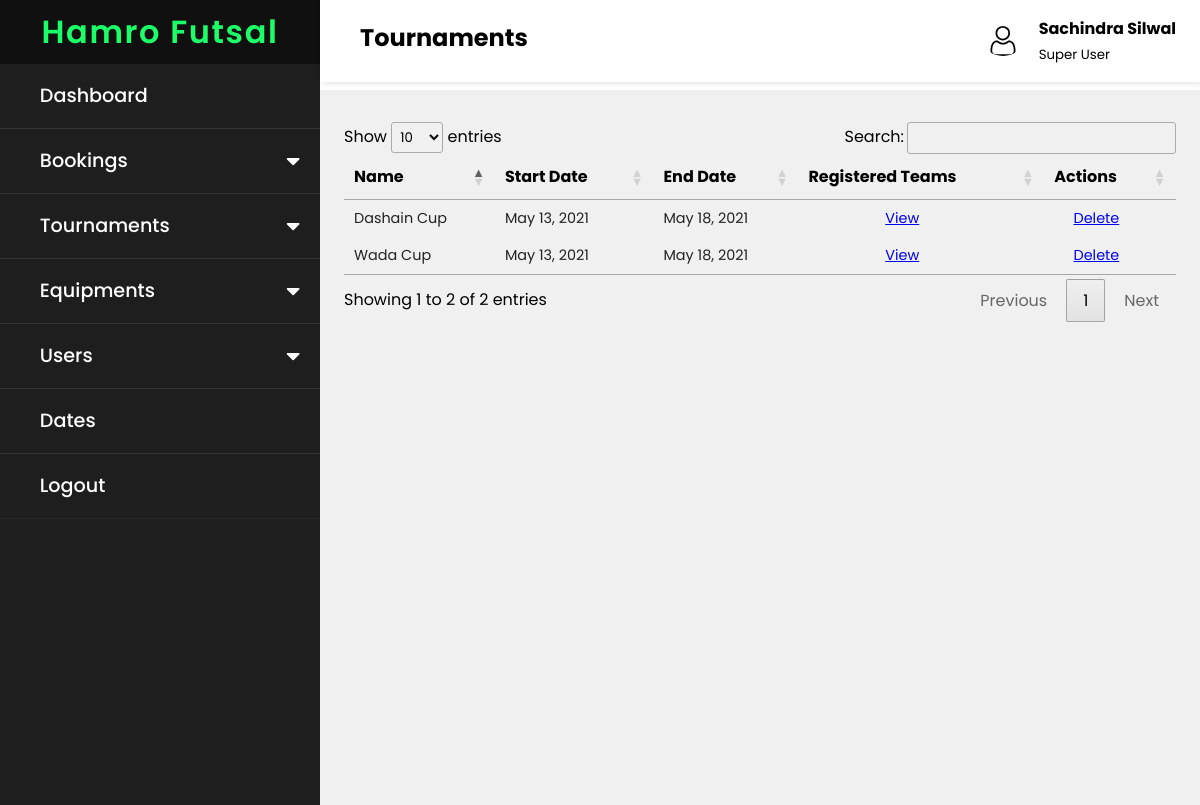
The app's page /tournaments/manage (signed in) with its own data.
### tournaments/models.py (models this page shows, shortened)
class Tournament(models.Model):
    name = models.CharField(max_length=200, null=True, blank=True)
    description = models.TextField(max_length=500, null=True, blank=True)
    prize = models.TextField(max_length=500, null=True, blank=True)
    banner = models.ImageField(null=True, blank=True)
    created_at = models.DateField()
    end_date = models.DateField()
    team = models.ManyToManyField(Team, default=None, null=True, blank=True)

### tournaments/views.py (the view)
# urls.py: path('tournaments/manage', views.manageTournaments, name='manage-tournament'),
@login_required(login_url="/login")
def manageTournaments(request):
    tournaments = Tournament.objects.all()
    context = {"tournament_list": tournaments}
    return render(request, "manage_tournaments.html", context)

### templates/manage_tournaments.html (shortened to what this page needs)
{% extends 'main_admin.html' %}
{% load static %}
{% block links %}
<link rel="stylesheet" type="text/css" href="https://cdn.datatables.net/1.10.24/css/jquery.dataTables.css">
{% endblock %}
{% block label %}
    Tournaments
{% endblock%}
{% block content %}
<table class="table table-bordered" id="listtable">
    <thead>
        <tr>
            <th>Name</th>
            <th>Start Date</th>
            <th>End Date</th>
            <th>Registered Teams</th>
            <th>Actions</th>
        </tr>
    </thead>
    <tbody>
        {% for tournaments in tournament_list %}
            <tr>
                <td>{{ tournaments.name }}</td>
                <td>{{ tournaments.created_at }}</td>
                <td>{{ tournaments.end_date }}</td>
                <td>&nbsp;&nbsp;&nbsp;&nbsp;&nbsp;&nbsp;&nbsp;&nbsp;&nbsp;&nbsp;&nbsp;&nbsp;&nbsp;&nbsp;&nbsp;&nbsp;&nbsp;&nbsp;&nbsp;&nbsp;<a href="{% url 'reg-team-list' tournaments.id  %}">View</a></td>
                <td>
                    &nbsp;&nbsp;&nbsp;&nbsp; <a
                        href="{{tournaments.id}}">Delete</a></td>
            </tr>
        {% endfor %}
    </tbody>
</table>
{% endblock %}

### templates/main_admin.html (shortened to what this page needs)
{% load static %}
<!DOCTYPE html>
<html lang="en">
<head>
    <link rel="stylesheet" href="{% static '/css/main_admin.css' %}">
    <link rel="stylesheet" href="https://pro.fontawesome.com/releases/v5.10.0/css/all.css"/>
    {% block links %}
    {% endblock %}
</head>
<body>
    <nav class="sidebar">
        <div class="text"> Hamro Futsal </div>
            <ul>
                <li><a href="{% url 'dashboard' %}">Dashboard</a></li>
                <li><a href="#" class="book-btn">Bookings
                    <span class="fas fa-caret-down first"></span>
                </a>
                </li>
                <li><a href="#" class="tournament-btn">Tournaments
                    <span class="fas fa-caret-down second"></span>
                </a>
                </li>
                <li><a href="#" class="equipment-btn">Equipments
                    <span class="fas fa-caret-down third"></span>
                </a>
                </li>
                <li><a href="#" class="users-btn">Users
                    <span class="fas fa-caret-down fourth"></span>
                </a>
                </li>
                <li><a href="{% url 'date' %}">Dates</a></li>
                <li><a href="{% url 'logout' %}">Logout</a></li>
            </ul>
    </nav>
    <div class="main-content">
        <header>
            <h2>
                <label for="">
                    <span class="las la-bars"></span>
                </label>
                {% block label %}
                {% endblock%}
            </h2>
            <div class="user-wrapper">
                <img src="{% static 'images/user.svg' %}" width="40px" height="30px" alt="">
                <div>
                    <h4>{{request.user.first_name}} {{request.user.last_name}}</h4>
                    <small>Super User</small>
                </div>
            </div>
        </header>
        <main>
            {% block content %}
            {% endblock %}
        </main>
    </div>
</body>
</html>

### static/css/main_admin.css (style rules this page uses)
* { margin: 0px; padding: 0px; box-sizing: border-box; user-select: none; font-family: "Poppins", sans-serif; }
.sidebar { width: 20rem; position: fixed; background: #101010; left: 0; top: 0; height: 100%; z-index: 100; }
.sidebar .text { font-size: 2rem; font-weight: 600; line-height: 4rem; color: #1cff68; letter-spacing: 0.1rem; text-align: center; background: #101010; }
nav ul { background: #1e1e1e; width: 100%; height: 100%; list-style: none; }
nav ul li { line-height: 4rem; border-bottom: 1px solid rgba(255, 255, 255, 0.1); }
nav ul li:last-child { border-bottom: 1px solid rgba(255, 255, 255, 0.05); }
nav ul li a { position: relative; color: white; text-decoration: none; font-size: 1.2rem; display: block; width: 100%; font-weight: 500; border-left: 3px solid transparent; padding-left: 2.3rem; }
nav ul li a span { position: absolute; top: 50%; right: 20px; transform: translateY(-50%); font-size: 22px; transition: transform 0.4s; }
.main-content { margin-left: 20rem; }
header { background: #fff; display: flex; justify-content: space-between; padding: 1rem 1.5rem; box-shadow: 2px 2px 5px rgba(0, 0, 0, 0.1); position: fixed; left: 20rem; width: calc(100% - 20rem); top: 0; z-index: 100; }
header h2 { color: black; }
header label span { font-size: 1.7rem; padding-right: 1rem; }
.user-wrapper { display: flex; align-items: center; }
.user-wrapper h4 { color: black; }
.user-wrapper img { border-radius: 50%; margin-right: 1rem; }
.user-wrapper small { display: inline-block; color: black; margin-top: -10px !important; }
main { margin-top: 90px; padding: 2rem 1.5rem; background: #f0f0f0; min-height: calc(100vh - 85px); }
table { border-collapse: collapse; }
thead tr { border-top: 1px solid #f0f0f0; border-bottom: 1px solid #f0f0f0; color: black; }
td { padding: 0.5rem 1rem; font-size: 0.9rem; color: #222; }
th { color: black; }

### records on screen
Tournament: name "Dashain Cup", created_at "May 13, 2021", end_date "May 18, 2021"
Tournament: name "Wada Cup", created_at "May 13, 2021", end_date "May 18, 2021"

### other values on screen
{{ request.user.first_name }} "Sachindra"
{{ request.user.last_name }} "Silwal"
